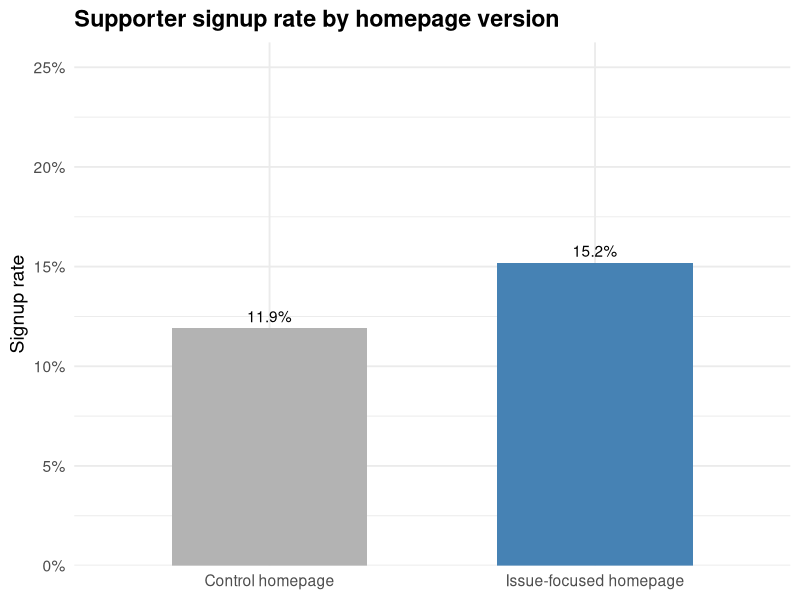

The R source for this figure:
## ---- chunk 1
library(ggplot2)
library(dplyr)
library(scales)
## ---- chunk 2
# Set sample size
n <- 1500

# Random treatment assignment
treatment <- rbinom(n = n, size = 1, prob = 0.5)

# Potential outcomes
p_control <- 0.12
p_treated <- 0.17

Y0 <- rbinom(n = n, size = 1, prob = p_control)
Y1 <- rbinom(n = n, size = 1, prob = p_treated)

# Realised outcome
support_signup <- ifelse(treatment == 1, Y1, Y0)

# Data frame
party_ab <- data.frame(
  visitor_id = 1:n,
  treatment = treatment,
  support_signup = support_signup
)

# Group means
mean_control <- mean(party_ab$support_signup[party_ab$treatment == 0])
mean_treated <- mean(party_ab$support_signup[party_ab$treatment == 1])

means_df <- data.frame(
  treatment = c("Control homepage", "Issue-focused homepage"),
  mean_signup = c(mean_control, mean_treated)
)

# Bar plot
ggplot(means_df, aes(x = treatment, y = mean_signup, fill = treatment)) +
  geom_col(width = 0.6) +
  geom_text(
    aes(label = paste0(round(mean_signup * 100, 1), "%")),
    vjust = -0.5
  ) +
  scale_y_continuous(
    limits = c(0, 0.25),
    expand = expansion(mult = c(0, 0.05)),
    labels = percent_format(accuracy = 1)
  ) +
  scale_fill_manual(values = c("Control homepage" = "gray70",
                               "Issue-focused homepage" = "steelblue")) +
  labs(
    x = NULL,
    y = "Signup rate",
    title = "Supporter signup rate by homepage version"
  ) +
  theme_minimal(base_size = 14) +
  theme(
  legend.position = "none",
  plot.title = element_text(face = "bold")
)
